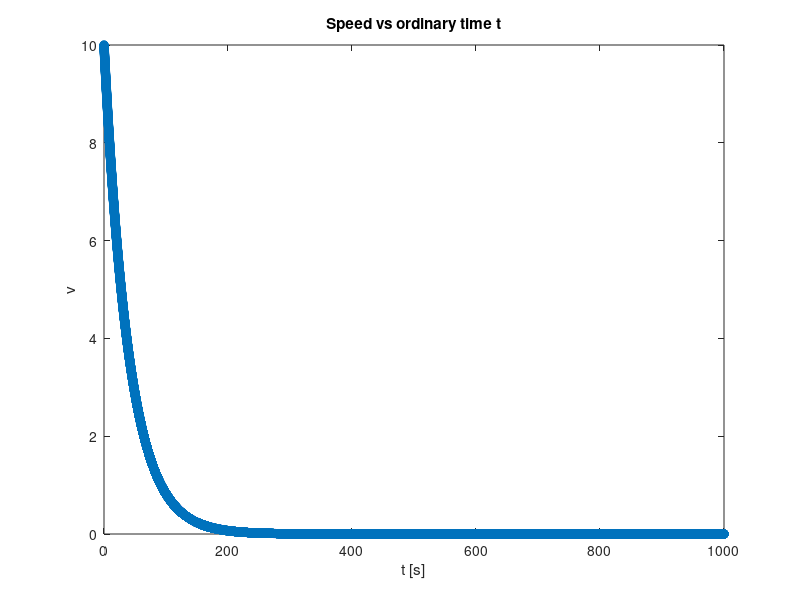
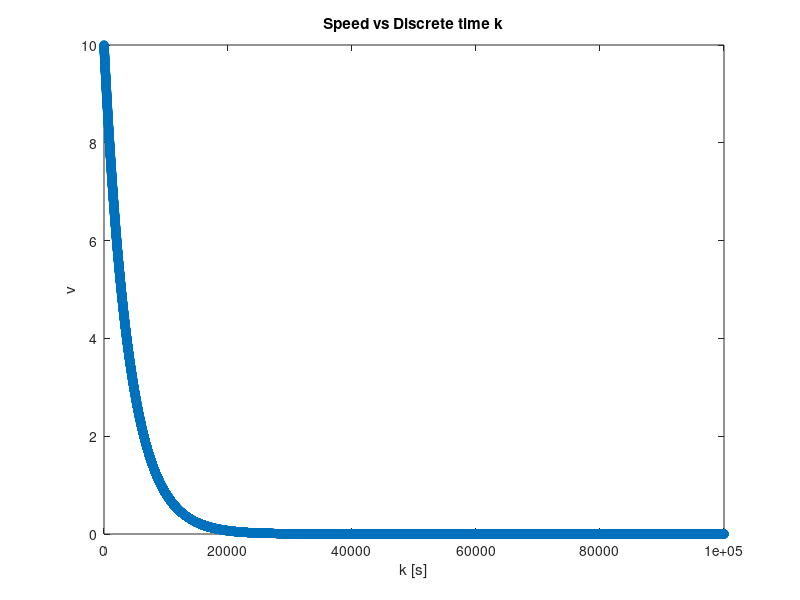

The MATLAB script that drew these images, in order:
% ECE 8 Lecture 10 -- Cruise control system
close all;
clear all;

% define parameters for the following 
% v_k+1 = v_k + Delta (-b*v_k + h_k + u_k)/m
Delta = 0.01;           % step size
b = 1/2;                % friction
m = 20;                 % mass
vd = 65;                % desired speed
T = 1000;               % simulation horizon in seconds

% discrete number of steps to calculate the trajectory
N = T/Delta;

% 1) define the initial condition (speed)

% initial speed
v0 = 10;

% 2) define the input (speed and incline)
u = zeros(1,N);         % control speed (simple case) 
h = zeros(1,N);         % disturbance incline

% 3) define the planar model (in this case)

v(1) = v0;              % initialize speed vector
k(1) = 0;               % initialize time vector
for i = 1:N
    % calculate the trajectory for the model
    % v_k+1 = v_k + Delta (-b vk + hk + uk)/m
    v(i+1) = v(i) + Delta * (-b * v(i) + h(i) + u(i))/m;

    % populate discrete time vector
    k(i+1) = k(i) + 1;
end

% define ordinary time
t = k*Delta;

% plot vk as a function of k
figure(1)
plot(t,v,'o')
xlabel('t [s]')
ylabel('v')
title('Speed vs ordinary time t')

figure(2)
plot(k,v,'o')
xlabel('k [s]')
ylabel('v')
title('Speed vs Discrete time k')